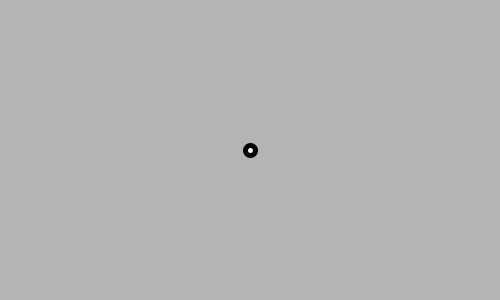
Frame 1 (no input)
Frame 60 (the mouse pressed at the canvas centre just before this capture): blank canvas, image omitted
Frame 120 (the mouse held since frame 60 and released just before this capture): blank canvas, image omitted

The Processing sketch that drew this single still picture (run headless with seeded random() and noise(); from frame 60 on, the mouse is pressed at the canvas centre):

// Processing sketch: processing_103928
// ── processing_103928.pde

int diam = 10;
float centX, centY ;

void setup(){
size(500, 300);
frameRate(30);
smooth();
background(150);
centX = width*0.5;
centY = height*0.5;
stroke(0);
strokeWeight(5);
fill(250);
}

void draw (){
if(diam < 1000){
background(180);
ellipse(centX,centY, diam, diam);
diam += 10;
}
}
